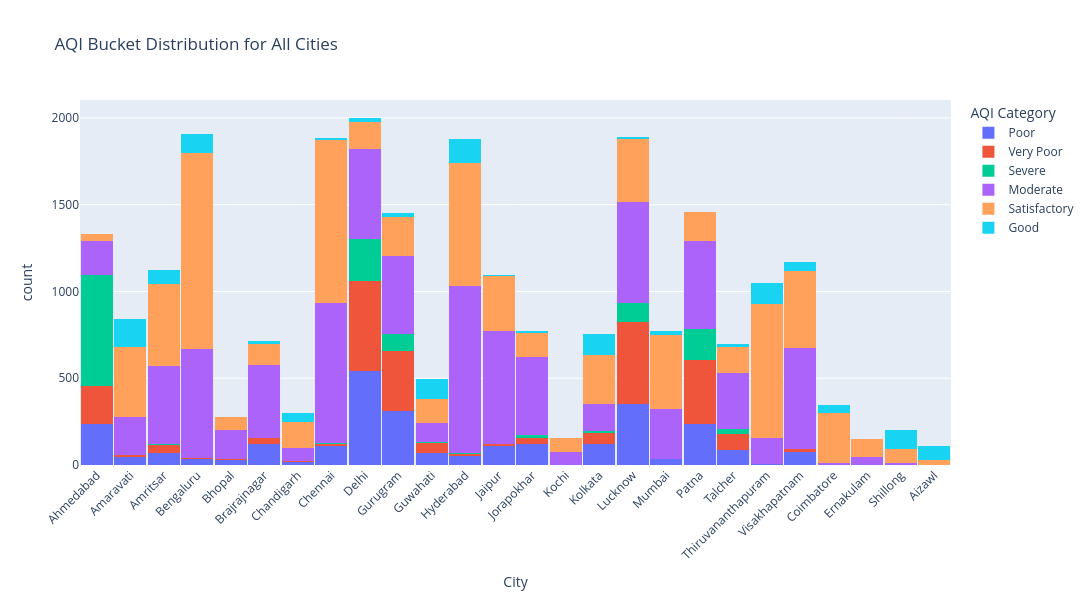

This figure's notebook cell:
### Markdown cell above
## AQI Bucket Distribution for All Cities
This stacked bar chart shows how different AQI categories are distributed across each city. Each bar represents a city, and the colored segments indicate how many readings fall into categories like Good, Satisfactory, Moderate, Poor, Very Poor, and Severe.

### Code cell
fig = px.histogram(
    df_bucket,
    x="City",
    color="AQI_Bucket",
    barmode="stack",
    title="AQI Bucket Distribution for All Cities",
    labels={"AQI_Bucket": "AQI Category"},
)

fig.update_layout(
    xaxis_tickangle=-45,
    bargap=0.05,
    height=600,
    width=1200
)

fig.show()

### Figure 1 — Plotly figure (JSON) as saved in the notebook; plotly's stock layout.template omitted (floating-point values rounded to 4 significant figures; data arrays with more than 128 entries replaced by an {"elided": "..."} marker saying what was removed)
{"data": [{"alignmentgroup": "True", "bingroup": "x", "hovertemplate": "AQI Category=Poor<br>City=%{x}<br>count=%{y}<extra></extra>", "legendgroup": "Poor", "marker": {"color": "#636efa", "pattern": {"shape": ""}}, "name": "Poor", "offsetgroup": "Poor", "orientation": "v", "showlegend": true, "type": "histogram", "x": {"elided": "2781 str values"}, "xaxis": "x", "yaxis": "y"}, {"alignmentgroup": "True", "bingroup": "x", "hovertemplate": "AQI Category=Very Poor<br>City=%{x}<br>count=%{y}<extra></extra>", "legendgroup": "Very Poor", "marker": {"color": "#EF553B", "pattern": {"shape": ""}}, "name": "Very Poor", "offsetgroup": "Very Poor", "orientation": "v", "showlegend": true, "type": "histogram", "x": {"elided": "2337 str values"}, "xaxis": "x", "yaxis": "y"}, {"alignmentgroup": "True", "bingroup": "x", "hovertemplate": "AQI Category=Severe<br>City=%{x}<br>count=%{y}<extra></extra>", "legendgroup": "Severe", "marker": {"color": "#00cc96", "pattern": {"shape": ""}}, "name": "Severe", "offsetgroup": "Severe", "orientation": "v", "showlegend": true, "type": "histogram", "x": {"elided": "1338 str values"}, "xaxis": "x", "yaxis": "y"}, {"alignmentgroup": "True", "bingroup": "x", "hovertemplate": "AQI Category=Moderate<br>City=%{x}<br>count=%{y}<extra></extra>", "legendgroup": "Moderate", "marker": {"color": "#ab63fa", "pattern": {"shape": ""}}, "name": "Moderate", "offsetgroup": "Moderate", "orientation": "v", "showlegend": true, "type": "histogram", "x": {"elided": "8823 str values"}, "xaxis": "x", "yaxis": "y"}, {"alignmentgroup": "True", "bingroup": "x", "hovertemplate": "AQI Category=Satisfactory<br>City=%{x}<br>count=%{y}<extra></extra>", "legendgroup": "Satisfactory", "marker": {"color": "#FFA15A", "pattern": {"shape": ""}}, "name": "Satisfactory", "offsetgroup": "Satisfactory", "orientation": "v", "showlegend": true, "type": "histogram", "x": {"elided": "8213 str values"}, "xaxis": "x", "yaxis": "y"}, {"alignmentgroup": "True", "bingroup": "x", "hovertemplate": "AQI Category=Good<br>City=%{x}<br>count=%{y}<extra></extra>", "legendgroup": "Good", "marker": {"color": "#19d3f3", "pattern": {"shape": ""}}, "name": "Good", "offsetgroup": "Good", "orientation": "v", "showlegend": true, "type": "histogram", "x": {"elided": "1332 str values"}, "xaxis": "x", "yaxis": "y"}], "layout": {"bargap": 0.05, "barmode": "stack", "height": 600, "legend": {"title": {"text": "AQI Category"}, "tracegroupgap": 0}, "title": {"text": "AQI Bucket Distribution for All Cities"}, "width": 1200, "xaxis": {"anchor": "y", "domain": [0, 1], "tickangle": -45, "title": {"text": "City"}}, "yaxis": {"anchor": "x", "domain": [0, 1], "title": {"text": "count"}}}}
